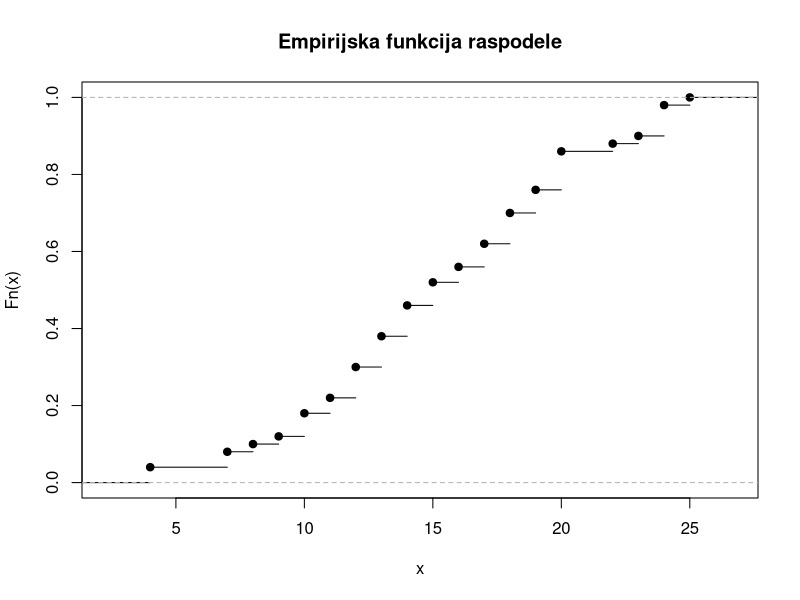
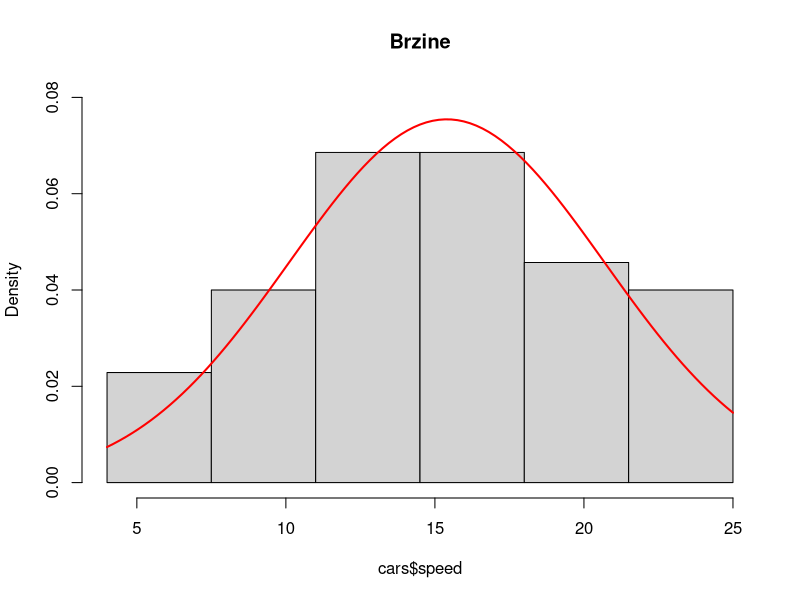

The R source for these figures, in order:
# Za obelezje "brzina" iz date baze naci uzoracku sredinu i disperziju,
# medijanu i kvantile, a zatim nacrtati grafik empirijske funkcije
# raspodele i histogram podataka. Doneti neke zakljucke o raspodeli.

data("cars")
# cars

# uzoracka sredina
mean(cars$speed)

# uzoracka disperzija
var(cars$speed)

# medijana
median(cars$speed)

# kvantili
quantile(cars$speed)

# grafik empirijske funkcije raspodele
Fn <- ecdf(cars$speed)
plot(Fn, main = "Empirijska funkcija raspodele")

# histogram
n <- length(cars$speed)
k <- floor(log(n, base = 2)) + 1
d <- diff(range(cars$speed)) / k
podele <- sort(cars$speed)[1] + 0:k * d
hist(cars$speed, breaks = podele, main = "Brzine",
     probability = TRUE,
     ylim = c(0, 0.08))
curve(dnorm(x, mean = mean(cars$speed), sd = sd(cars$speed)),
      lwd = 2, col = "red", add = TRUE)